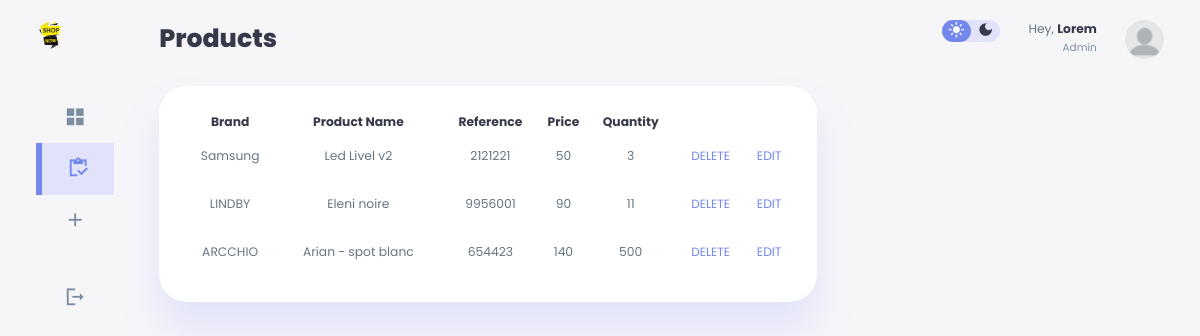
Page /products.php (signed in) on the committed database.
### tables this page shows
CREATE TABLE `product` (
  `ID_P` int(11) NOT NULL,
  `Brand` varchar(20) NOT NULL,
  `Product_name` varchar(100) NOT NULL,
  `Reference` int(11) NOT NULL,
  `Price` int(11) NOT NULL,
  `Quantity` int(11) NOT NULL
);

### products.php (the view, shortened to what this page needs)
<?php
include 'connexion.php';
$sql = "SELECT * FROM product";
$listep = mysqli_query($conn,$sql);
$product = array();
while($l=mysqli_fetch_array($listep)){
  $product[]=$l;
}
?>
<!DOCTYPE html>
<html lang="en">
<head>
  <link rel="stylesheet" href="./products.css">
</head>
<body>
  <div class="container">
    <aside>
      <div class="top">
        <div class="logo">
          <img src="./images/—Pngtree—shop now banner free vector_6213142.png" alt="logo">
        </div>
      </div>
        <div class="sidebar">
          <a href="./dashboard.php">
            <span class="material-icons-sharp">grid_view</span>
          </a>
          <a href="#" class="active">
            <span class="material-icons-sharp">inventory</span>
          </a>
          <a href="add.php" > <span class="material-icons-sharp">
              </span>
          <a href="logout.php">
            <span class="material-icons-sharp">logout</span>
          </a>
        </div>
    </aside>
    <main>
      <h1>Products</h1>
      <div class="products">
        <form method="POST" >
        <table>
          <thead>
            <tr>
              <th>Brand</th>
              <th>Product Name</th>
              <th>Reference</th>
              <th>Price</th>
              <th>Quantity</th>
            </tr>
          </thead>
          <?php foreach ($product as $p) : ?>
          <tbody>
            <tr>
              <td><?php echo $p [1] ?></td>
              <td><?php echo $p [2] ?></td>
              <td><?php echo $p [3] ?></td>
              <td><?php echo $p [4] ?></td>
              <td><?php echo $p [5] ?></td>
              <form method="POST" class ="delete">
              <td> <button id="delete" name="del"> DELETE</button> <td>
              <td> <a href="edit.php?id=<?php echo $p[0] ?>" name="edit" > EDIT</a> <td>
          </form>
            </tr>
          </tbody>
          <?php endforeach ; ?>
        </table>
</form>
    </main>
    <div class="right">
      <div class="top">
        <div class="theme-toggler">
          <span class="material-icons-sharp active">
          </span>
          <span class="material-icons-sharp">
          </span>
        </div>
        <div class="profile">
          <div class="info">
            <p>Hey, <b>Lorem</b></p>
            <small class="text-muted">Admin</small>
          </div>
          <div class="profile-photo">
            <img src="./images/blank-profile-picture-973460_1280.webp">
          </div>
        </div>
      </div>
</body>
</html>

### products.css (style rules this page uses)
:root { --color-primary: #7388ec; --color-danger: #ff7782; --color-success: #41f1b6; --color-warning: #ffbb55; --color-white: #fff; --color-info-dark: #7d8da1; --color-info-1ight: #dce1eb; --color-dark: #363949; --color-light: rgba(132, 139, 280, 0.18); --color-primary-variant: #11le88; --color-dark-variant: #677483; --color-background: #f6f6f9; --card-border-radius: 2rem; --border-radius-1: 8.4rem; --border-radius-2: 8.8rem; --border-radius-3: 1.2rem; --card-padding: 1.8rem; --padding-1: 1.2rem; --box-shadow: 0 2rem 3rem var(--color-light); }
* { margin: 0; padding: 0; outline: 0; appearance: none; border: 0; text-decoration: none; list-style: none; box-sizing: border-box; }
html { font-size: 14px; }
body { width: 100vw; height: 100vh; font-family: poppins, sans-serif; font-size: 0.88rem; background: var(--color-background); overflow-x: hidden; color: var(--color-dark); }
.container { display: grid; width: 96%; margin: 0 auto; gap: 1.8rem; grid-template-columns: 14rem auto 20rem; }
a { color: var(--color-dark); }
img { display: block; width: 100%; }
h1 { font-weight: 800; font-size: 1.8rem; }
small { font-size: 0.75rem; }
.profile-photo { width: 2.8rem; height: 2.8rem; border-radius: 50%; overflow: hidden; }
.text-muted { color: var(--color-info-dark); }
p { color: var(--color-dark-variant); }
b { color: var(--color-dark); }
aside .logo { display: flex; gap: 0.8rem; margin-top: 1.5rem; }
aside .logo img { width: 2rem; height: 2rem; }
aside .sidebar { display: flex; flex-direction: column; height: 86vh; position: relative; top: 3rem; }
aside .sidebar a { display: flex; color: var(--color-info-dark); margin-left: 2rem; gap: 1rem; align-items: center; position: relative; height: 3.7rem; transition: all 300ms ease; }
aside .sidebar a span { font-size: 1.6rem; transition: all 300ms ease; }
aside .sidebar a.active { background: var(--color-light); color: var(--color-primary); margin-left: 0%; }
aside .sidebar a.active::before { content: ""; width: 6px; height: 100%; background: var(--color-primary); }
aside .sidebar a.active span { color: var(--color-primary); margin-left: calc(1rem - 3px); }
main { margin-top: 1.4rem; }
main .products { margin-top: 2rem; }
#delete { font-size: 12px; padding: 3px 5px; cursor: pointer; border-radius: 5px; color: var(--color-primary); background-color: var(--color-light-variant); font-family: poppins,sans-serif; font-weight: 400; }
main .products table { background-color: var(--color-white); width: 100%; border-radius: var(--card-border-radius); padding: var(--card-padding); text-align: center; box-shadow: var(--box-shadow); transition: all 300ms ease; }
main table tbody td { height: 2.8rem; border-bottom: 1px solid var(--color-light); color: var(--color-dark-variant); }
main table tbody tr:last-child td { border: none; }
main .products a { text-align: center; display: block; margin: 1rem auto; color: var(--color-primary); }
.right { margin-top: 1.4rem; }
.right .top { display: flex; justify-content: end; gap: 2rem; }
.right .theme-toggler { background: var(--color-light); display: flex; justify-content: space-between; align-items: center; height: 1.6rem; width: 4.2rem; cursor: pointer; border-radius: var(--border-radius-1); }
.right .theme-toggler span { font-size: 1.2rem; width: 50%; height: 100%; display: flex; align-items: center; justify-content: center; }
.right .theme-toggler span.active { background: var(--color-primary); color: white; border-radius: var(--border-radius-1); }
.right .top .profile { display: flex; gap: 2rem; text-align: right; }
@media screen and (max-width: 1200px) { .container { width: 94%; grid-template-columns: 7rem auto 23rem; } }
@media screen and (max-width: 1200px) { aside .sidebar a { width: 5.6rem; } }
@media screen and (max-width: 1200px) { aside .sidebar a:last-child { position: relative; margin-top: 1.8rem; } }

### rows in the picture
product: Brand "Samsung", Product_name "Led Livel v2", Reference "2121221", Price "50", Quantity "3"
product: Brand "LINDBY", Product_name "Eleni noire", Reference "9956001", Price "90", Quantity "11"
product: Brand "ARCCHIO", Product_name "Arian - spot blanc", Reference "654423", Price "140", Quantity "500"
